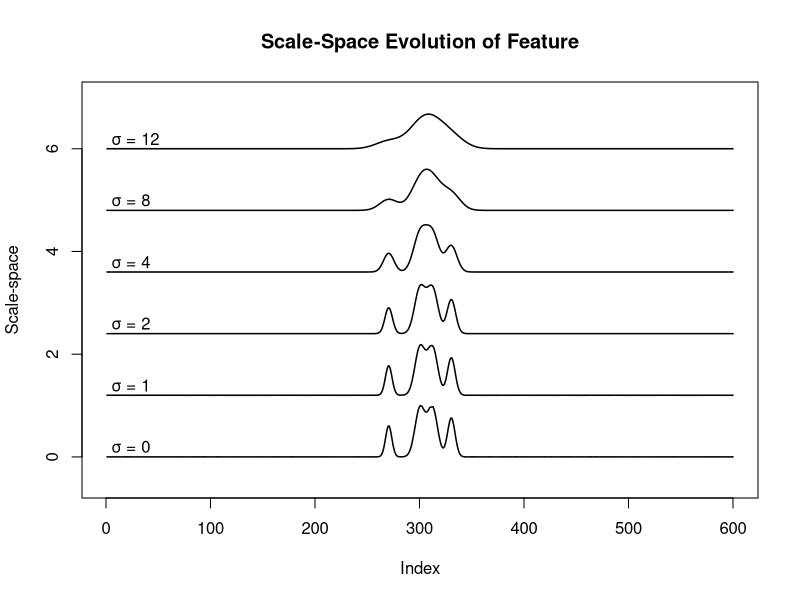

The R script that drew this image:
# -------------------------------------------------------------
# Scale-space demo for a single feature vector: feat
# -------------------------------------------------------------

# Gaussian smoothing helper -----------------------------------
smooth_gauss <- function(x, sigma){
  # sigma = Gaussian SD in points
  if (sigma <= 0) return(x)

  k <- ceiling(4*sigma)
  gx <- -k:k
  kern <- exp(-(gx^2)/(2*sigma^2))
  kern <- kern / sum(kern)

  # convolution with padding at ends
  y <- stats::filter(x, kern, sides = 2)
  # Replace NA edges with nearest valid values
  if (anyNA(y)) {
    good <- which(!is.na(y))
    y[1:(min(good)-1)] <- y[min(good)]
    y[(max(good)+1):length(y)] <- y[max(good)]
  }
  as.numeric(y)
}

# Interpolate over NA gaps (recommended) -----------------------
fill_na_interp <- function(x){
  na <- is.na(x)
  if (!any(na)) return(x)

  good <- which(!na)
  bad  <- which(na)

  # pad edges
  if (min(good) > 1){
    x[1:(min(good)-1)] <- x[min(good)]
  }
  if (max(good) < length(x)){
    x[(max(good)+1):length(x)] <- x[max(good)]
  }

  # linear interpolation within
  x[bad] <- approx(good, x[good], xout = bad)$y
  x
}

# Normalization (optional) -------------------------------------
normalize01 <- function(x){
  x <- x - min(x, na.rm=TRUE)
  rng <- max(x, na.rm=TRUE)
  if (rng == 0) return(rep(0, length(x)))
  x / rng
}

# -------------------------------------------------------------
# Create stackplot of smoothing evolution
# -------------------------------------------------------------
plot_scale_space <- function(feat, scales = c(0, 1, 2, 4, 8, 12), 
                             normalize = TRUE, 
                             fill_na = TRUE){
  x <- feat
  if (fill_na) x <- fill_na_interp(x)
  if (normalize) x <- normalize01(x)

  # smooth at each scale
  smoothed <- lapply(scales, function(s) smooth_gauss(x, s))

  # y-offset for stacked plotting
  offsets <- seq(0, length(scales)-1) * 1.2  # vertical spacing

  # empty plot
  plot(NULL, xlim = c(1, length(x)), 
       ylim = c(-0.5, max(offsets)+1), 
       xlab = "Index", ylab = "Scale-space", 
       main = "Scale-Space Evolution of Feature")

  # draw each smoothed line
  for (i in seq_along(scales)){
    lines(
      smoothed[[i]] + offsets[i], 
      col = "black", lwd = 1.5
    )
    text(5, offsets[i] + 0.2, paste0("σ = ", scales[i]), adj = 0)
  }

  # return the smoothed series for further analysis
  invisible(smoothed)
}

# -------------------------------------------------------------
# Example usage
# -------------------------------------------------------------

# Load your feature (example)
# feat <- feature$stack[f, ]   # actual usage in your own code

# For demo: generate a fake multiplet
set.seed(1)
n <- 600
x <- seq(0, 10, length.out = n)
feat <- 
    0.4*dnorm(x, 4.5, 0.05) +
    1.0*dnorm(x, 5.0, 0.08) +
    1.0*dnorm(x, 5.2, 0.08) +
    0.6*dnorm(x, 5.5, 0.06) +
    rnorm(n, 0, 0.001)

# Introduce NA gaps to simulate real features
feat[sample(1:n, 25)] <- NA

# Plot scale-space evolution
plot_scale_space(feat)
